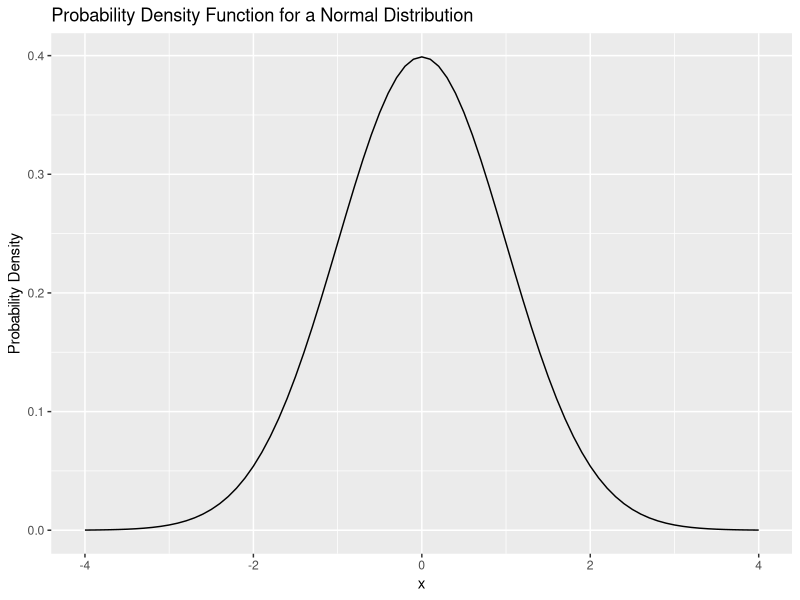
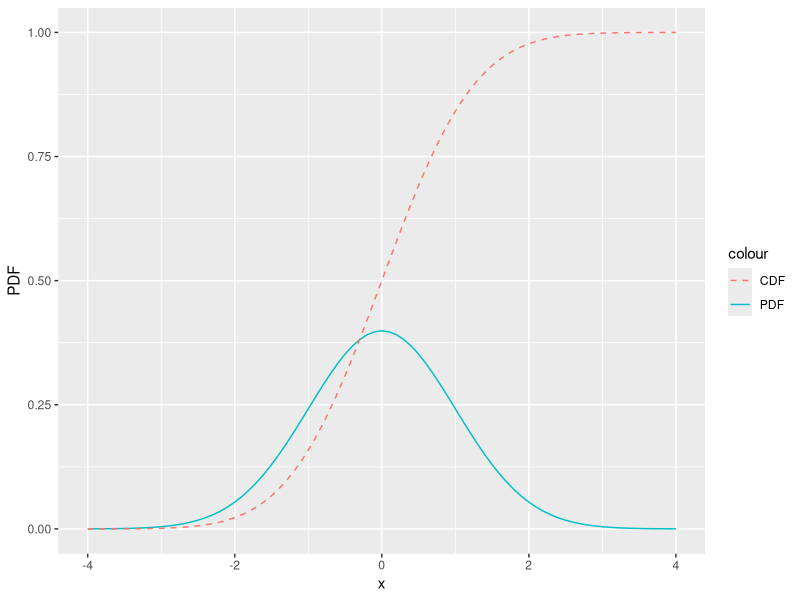
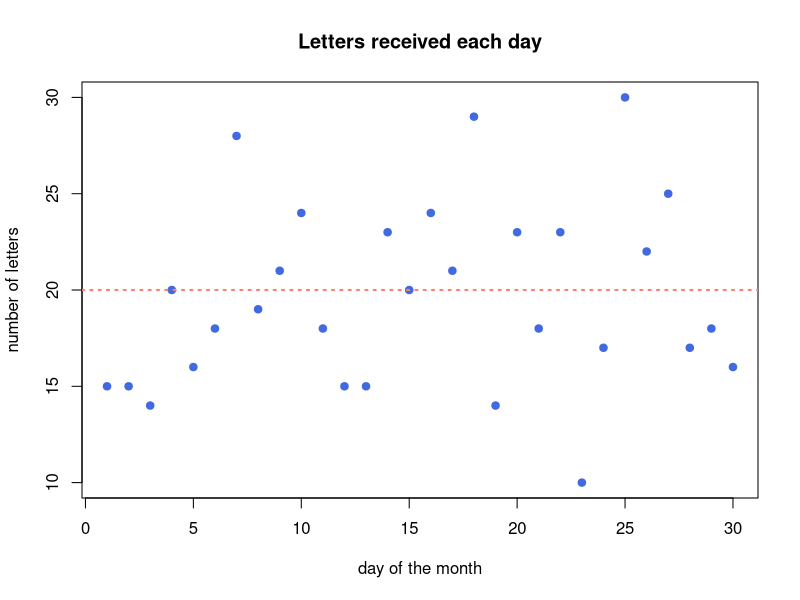
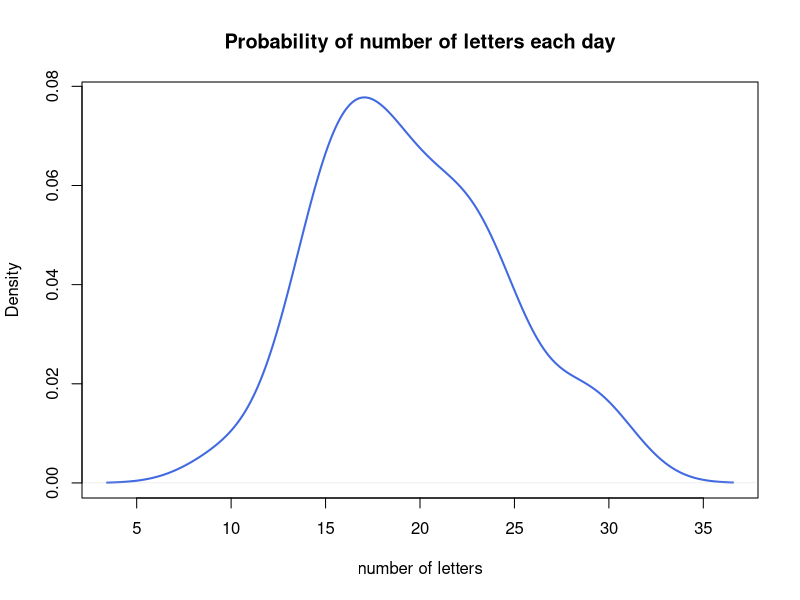
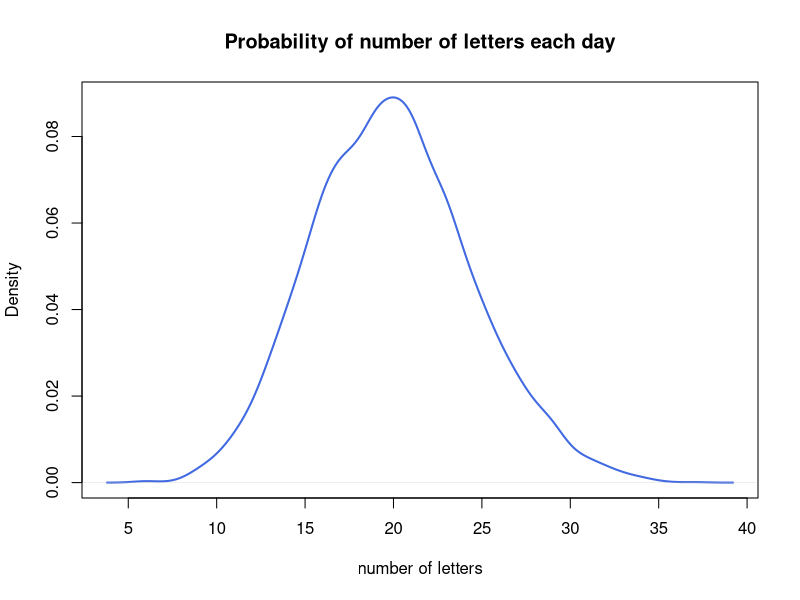
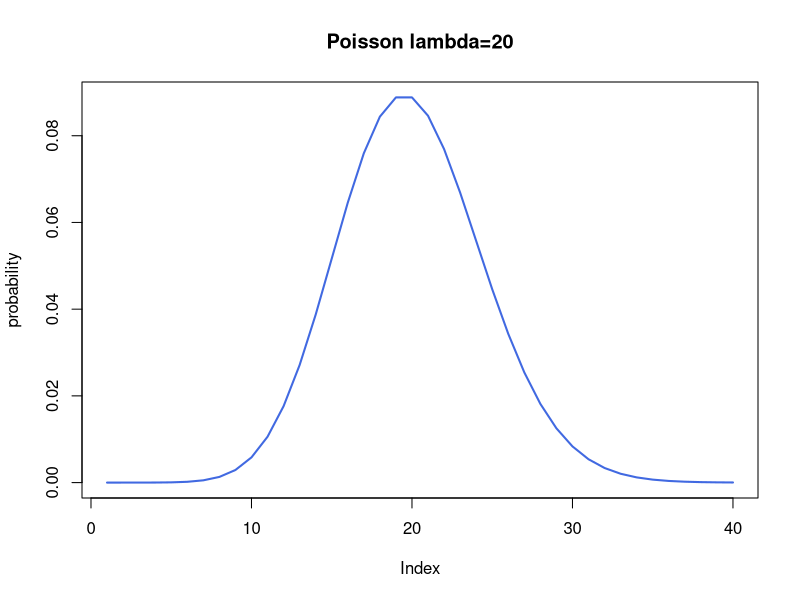
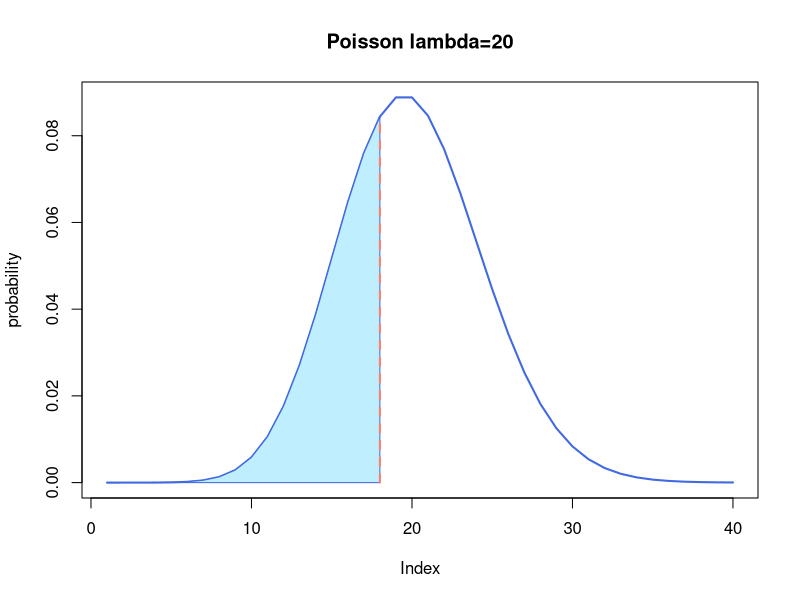
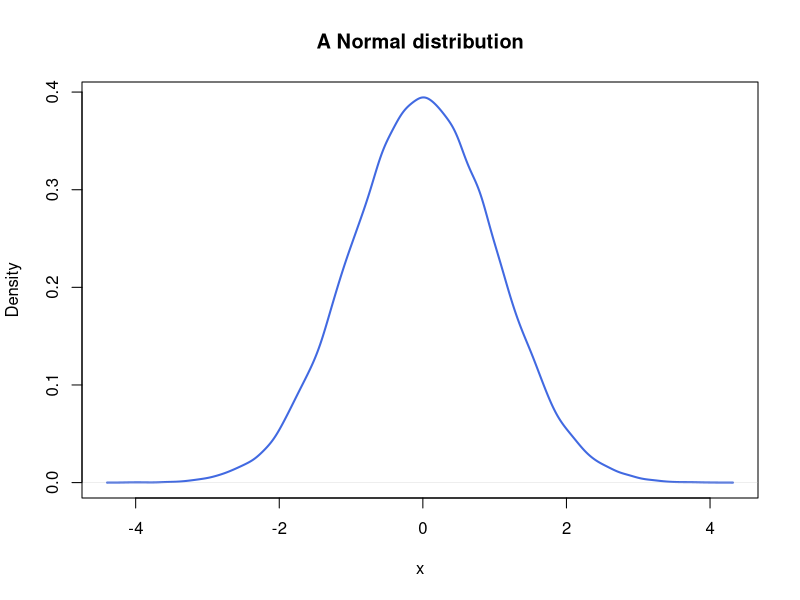

Here is the R script that generated these plots, in order:
## ---- chunk 1
library(tidyverse)
## ---- chunk 2
tibble(
  x = seq(-4,4,by=0.1),
  `Probability Density`=dnorm(x,0,1)
) %>%
  ggplot(aes(x=x,y=`Probability Density`)) +
  geom_line() +
  labs(title="Probability Density Function for a Normal Distribution")

## ---- chunk 3
tibble(
  x = seq(-4,4,by=0.1),
  PDF=dnorm(x,0,1),
  CDF=pnorm(x,0,1)
) %>%
  ggplot() +
  geom_line(aes(x=x,y=PDF,color="PDF")) +
  geom_line(aes(x=x,y=CDF,color="CDF"),linetype="dashed")
## ---- chunk 4
set.seed(2)
my_letter <- rpois(n = 30, lambda = 20)
plot(my_letter,
  main = "Letters received each day",
  xlab = "day of the month", ylab = "number of letters",
  pch = 19, col = "royalblue"
)
abline(a = 20, b = 0, lwd = 2, lty = 3, col = "salmon")
## ---- chunk 5
plot(density(my_letter),
  lwd = 2, col = "royalblue",
  main = "Probability of number of letters each day",
  xlab = "number of letters"
)
## ---- chunk 6
set.seed(3)
plot(density(rpois(n = 5000, lambda = 20)),
  lwd = 2, col = "royalblue",
  main = "Probability of number of letters each day",
  xlab = "number of letters"
)
## ---- chunk 7
plot(dpois(c(1:40), lambda = 20),
  lwd = 2, type = "l", col = "royalblue",
  ylab = "probability", main = "Poisson lambda=20"
)
## ---- chunk 8
dpois(x = 18, lambda = 20)
## ---- chunk 9
ppois(q = 18, lambda = 20, lower.tail = T)
## ---- chunk 10
plot(dpois(c(1:40), lambda = 20),
  lwd = 2, type = "l", col = "royalblue",
  ylab = "probability", main = "Poisson lambda=20"
)
polygon(
  x = c(1:18, 18),
  y = c(dpois(c(1:18), lambda = 20), 0),
  border = "royalblue", col = "lightblue1"
)
segments(x0 = 18, y0 = 0, y1 = 0.08439355, lwd = 2, lty = 2, col = "salmon")
## ---- chunk 11
qpois(p = 0.3814219, lambda = 20)
## ---- chunk 12
set.seed(2)
norm <- rnorm(n = 50000, mean = 0, sd = 1)
plot(density(norm),
  main = "A Normal distribution", xlab = "x",
  lwd = 2, col = "royalblue"
)
## ---- chunk 13
set.seed(2)
rnorm(
  n = 6, # number of data points to draw
  mean = 0, # mean
  sd = 1 # standard deviation
) 
## ---- chunk 14
dnorm(x = 0.5, mean = 0, sd = 1)
## ---- chunk 15
plot(density(norm),
  main = "A Normal distribution", xlab = "x",
  lwd = 2, col = "royalblue"
)
segments(x0 = 0.5, y0 = 0, y1 = 0.3520653, lwd = 2, lty = 3, col = "salmon")
segments(x0 = -5, y0 = 0.3520653, x1 = 0.5, lwd = 2, lty = 3, col = "salmon")
points(x = 0.5, y = 0.3520653, cex = 1.5, lwd = 2, col = "red")
text(x = 1.1, y = 0.36, labels = "0.3521", col = "red2")
## ---- chunk 16
pnorm(q = 0.5, mean = 0, sd = 1)
## ---- chunk 17
plot(density(norm),
  main = "A Normal distribution", xlab = "x",
  lwd = 2, col = "royalblue"
)
polygon(
  x = c(density(norm)$x[density(norm)$x <= 0.5], 0.5),
  y = c(density(norm)$y[density(norm)$x <= 0.5], 0),
  border = "royalblue", col = "lightblue1"
)
segments(x0 = 0.5, y0 = 0, y1 = 0.3520653, lwd = 2, lty = 2, col = "salmon")
## ---- chunk 18
pnorm(q = 0.5, mean = 0, sd = 1)
qnorm(p = 0.6914625, mean = 0, sd = 1)
## ---- chunk 19
library(ggbeeswarm)
library(patchwork)
# synthetic dataset generated with three normal distributions
d <- tibble(
  Value=c(rnorm(1000,0,2),rnorm(1000,5,1),rnorm(1000,10,5))  
)
g_dens <- ggplot(d,aes(x=Value,fill="orange")) +
  geom_density() +
  guides(fill="none") # turns off the legend
g_bee <- ggplot(d, aes(x=1,y=Value)) +
  geom_beeswarm()
g_bee | g_dens
## ---- chunk 20
#Example
set.seed(10)
x0 <- rnorm(100, 0, 1) #rnorm(n_samples, true_mean, standard_deviation)

ttestx0 <- t.test(x0, mu = 0, alternative = "two.sided", conf.level = 0.95) #actual running of the t-test
#t.test(x0) yeilds the same results bc I used default values for mu, alternative, and conf.level

tlessx0 <- t.test(x0, mu = 0, alternative = "less", conf.level = 0.90)

knitr::knit_print(ttestx0) #display t-test output via knitr
## ---- chunk 21
#Unpaired t-test example
set.seed(10)
x <- rnorm(100, 0, 1)
y <- rnorm(100, 3, 1)

unpaired <- t.test(x, y)

knitr::knit_print(unpaired)
## ---- chunk 22
#Unpaired t-test example
set.seed(10)
x <- rnorm(100, 0, 13)
y <- rnorm(100, 3, 1)

unpaired <- t.test(x, y, paired = TRUE)

knitr::knit_print(unpaired)
